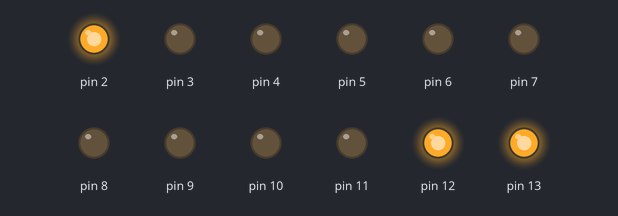
A sketch run on a simulated Arduino Uno, built with avr-gcc and run on an emulated ATmega328P. On the bench: output pins drawn as LEDs (lit = HIGH).

Above: at 0.1 s.
At 4.1 s:
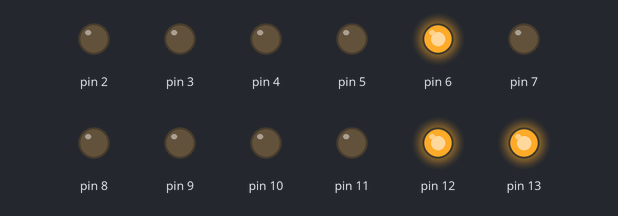
At 9.1 s:
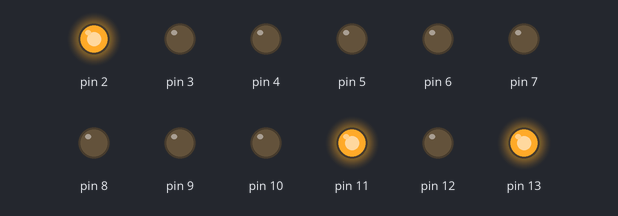
At 19.1 s:
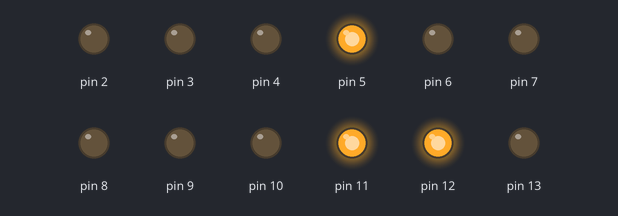
At 28.1 s:
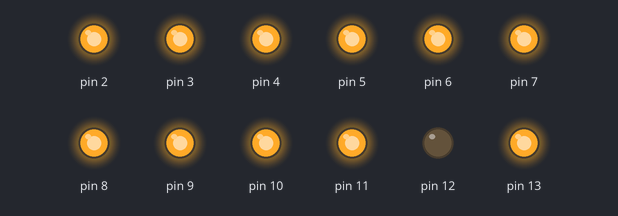
At 38.1 s:
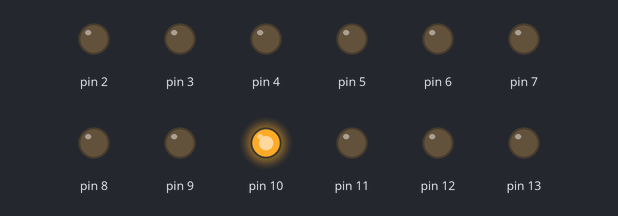
Timing chart, 0 to 40.0 s (numbered marks = the images above):
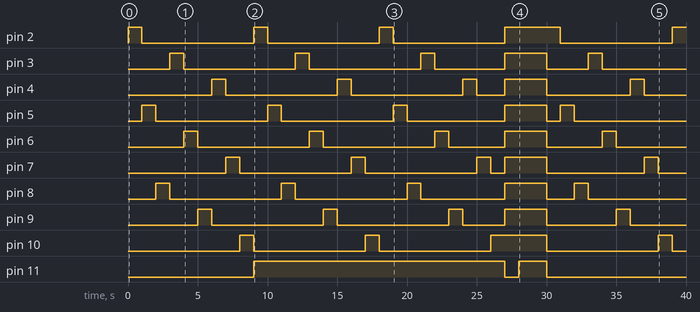

The sketch:

cube.ino
```cpp
void setup() {
  for (int i = 2; i <= 13; ++i)
    pinMode(i, OUTPUT);
}

void loop() {
  // Set each LED individually.
  for (int y = 0; y < 3; ++y)
    for (int x = 0; x < 3; ++x)
      for (int z = 0; z < 3; ++z) {
        matrix(x, y, z);
        delay(1000);
      }

  unset_cols();

  // Set each row.
  for (int y = 0; y < 3; ++y) {
    set_whole_row(y);
    delay(1000);
  }

  // Set each col.
  for (int x = 0; x < 3; ++x)
    for (int z = 0; z < 3; ++z) {
      set_whole_col(x, z);
      delay(1000);
    }
}

void matrix(int x, int y, int z) {
  unset_cols();
  unset_rows();

  set_row(y);
  set_col(x, z);
}

void set_whole_row(int y) {
  unset_rows();
  set_row(y);

  for (int x = 0; x < 3; ++x)
    for (int z = 0; z < 3; ++z)
      set_col(x, z);
}

void set_whole_col(int x, int z) {
  unset_cols();
  set_col(x, z);

  for (int y = 0; y < 3; ++y)
    set_row(y);
}

void set_row(int y) { digitalWrite(y + 11, LOW); }
void set_col(int x, int z) { digitalWrite(z * 3 + x + 2, HIGH); }

void unset_rows() {
  for (int i = 11; i <= 13; ++i)
    digitalWrite(i, HIGH);
}

void unset_cols() {
  for (int i = 2; i <= 10; ++i)
    digitalWrite(i, LOW);
}
```

Measured:
- by itself, pin 2: goes 3 × (HIGH 1.0 s, LOW 8.0 s), HIGH 4.0 s, LOW 8.0 s, then HIGH
- by itself, pin 3: LOW → HIGH at 3.0 s, → LOW 1.0 s later, → HIGH 8.0 s later, → LOW 1.0 s later, … (10 changes in this stretch)
- by itself, pin 4: LOW → HIGH at 6.0 s, → LOW 1.0 s later, → HIGH 8.0 s later, → LOW 1.0 s later, … (10 changes in this stretch)
- by itself, pin 5: LOW → HIGH at 1.0 s, → LOW 1.0 s later, → HIGH 8.0 s later, → LOW 1.0 s later, … (10 changes in this stretch)
- by itself, pin 6: LOW → HIGH at 4.0 s, → LOW 1.0 s later, → HIGH 8.0 s later, → LOW 1.0 s later, … (10 changes in this stretch)
- by itself, pin 7: LOW → HIGH at 7.0 s, → LOW 1.0 s later, → HIGH 8.0 s later, → LOW 1.0 s later, … (10 changes in this stretch)
- by itself, pin 8: LOW → HIGH at 2.0 s, → LOW 1.0 s later, → HIGH 8.0 s later, → LOW 1.0 s later, … (10 changes in this stretch)
- by itself, pin 9: LOW → HIGH at 5.0 s, → LOW 1.0 s later, → HIGH 8.0 s later, → LOW 1.0 s later, … (10 changes in this stretch)
